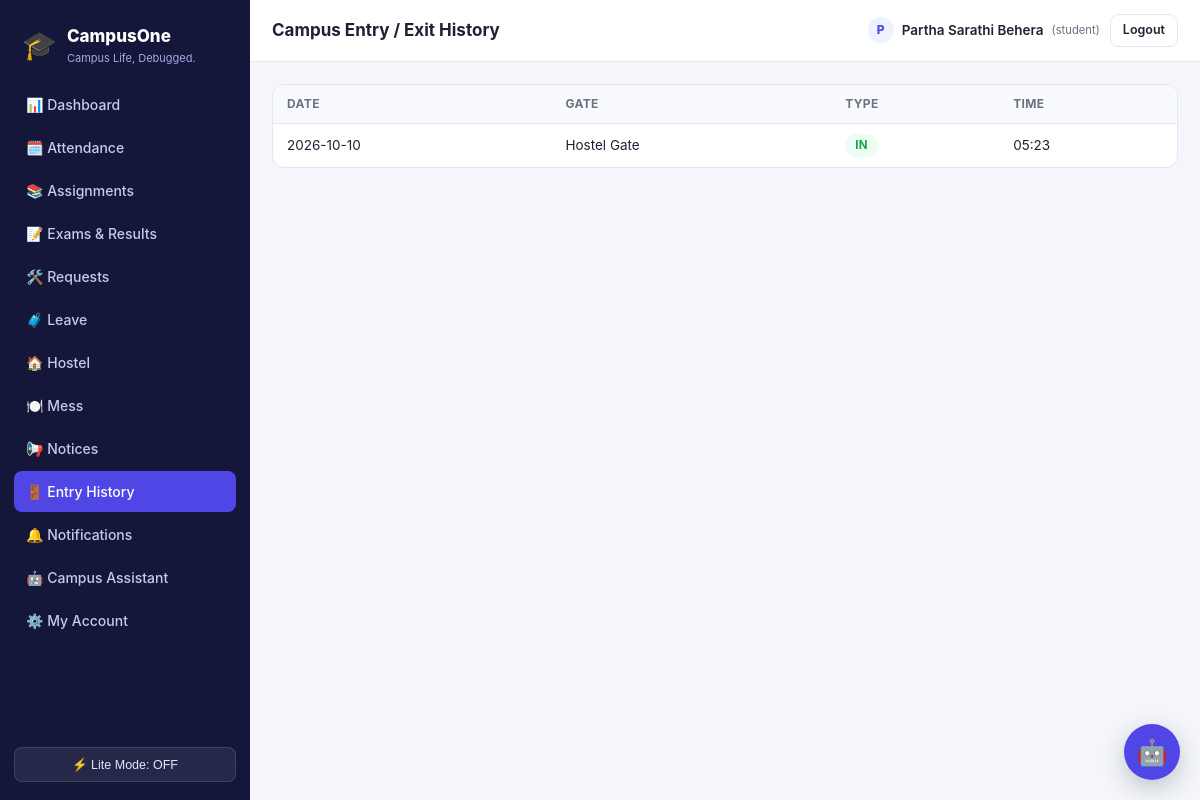
The page /student/entry-history (signed in) on the database its author committed.
### tables this page shows
CREATE TABLE entry_logs (
    id INTEGER PRIMARY KEY AUTOINCREMENT,
    student_id INTEGER REFERENCES students(id),
    college_id TEXT,
    gate TEXT DEFAULT 'Main Gate',
    entry_type TEXT CHECK(entry_type IN ('IN','OUT')),
    timestamp TEXT DEFAULT (datetime('now')),
    operator_id INTEGER REFERENCES users(id)
);

### blueprints/student.py (the view)
@bp.route("/entry-history")
@role_required("student")
def entry_history():
    st = get_student()
    rows = query_db("SELECT * FROM entry_logs WHERE student_id = ? ORDER BY timestamp DESC LIMIT 100", (st["id"],))
    return render_template("student/entry_history.html", entries=rows)

### blueprints/student.py (called while the page is built)
def get_student():
    return query_db("SELECT * FROM students WHERE user_id = ?", (session["user_id"],), one=True)

### utils/auth_utils.py (called while the page is built)
def role_required(*roles):
    def decorator(view):
        @functools.wraps(view)
        def wrapped(**kwargs):
            if session.get("user_id") is None:
                return redirect(url_for("auth.login", next=request.path))
            if session.get("role") not in roles:
                abort(403)
            return view(**kwargs)
        return wrapped
    return decorator

def gen_csrf_token():
    if "csrf_token" not in session:
        session["csrf_token"] = secrets.token_hex(16)
    return session["csrf_token"]

### utils/db.py (called while the page is built)
def get_db():
    if "db" not in g:
        g.db = sqlite3.connect(current_app.config["DATABASE"], detect_types=sqlite3.PARSE_DECLTYPES)
        g.db.row_factory = sqlite3.Row
        g.db.execute("PRAGMA foreign_keys = ON")
    return g.db

def query_db(query, args=(), one=False):
    cur = get_db().execute(query, args)
    rv = cur.fetchall()
    cur.close()
    return (rv[0] if rv else None) if one else rv

### templates/student/entry_history.html (shortened to what this page needs)
{% extends "base.html" %}
{% block page_title %}Campus Entry / Exit History{% endblock %}
{% block content %}
<div class="table-wrap">
  <table>
    <thead><tr><th>Date</th><th>Gate</th><th>Type</th><th>Time</th></tr></thead>
    <tbody>
    {% for e in entries %}
      <tr>
        <td>{{ e.timestamp[:10] }}</td>
        <td>{{ e.gate }}</td>
        <td><span class="badge {{ 'badge-success' if e.entry_type == 'IN' else 'badge-neutral' }}">{{ e.entry_type }}</span></td>
        <td>{{ e.timestamp[11:16] }}</td>
      </tr>
    {% else %}
      <tr><td colspan="4" class="muted">No entry/exit records yet.</td></tr>
    {% endfor %}
    </tbody>
  </table>
</div>
{% endblock %}

### static/css/style.css (style rules this page uses)
:root { --bg: #f4f6fb; --surface: #ffffff; --surface-2: #f8f9fc; --border: #e4e7f0; --text: #1e2233; --text-muted: #6b7280; --primary: #4f46e5; --primary-dark: #4338ca; --primary-light: #eef2ff; --success: #16a34a; --success-bg: #ecfdf3; --warning: #d97706; --warning-bg: #fffbeb; --danger: #dc2626; --danger-bg: #fef2f2; --info: #0891b2; --info-bg: #ecfeff; --radius: 12px; --radius-sm: 8px; --shadow: 0 1px 2px rgba(16,24,40,.06), 0 1px 3px rgba(16,24,40,.08); --sidebar-w: 250px; }
* { box-sizing: border-box; }
html, body { height: 100%; }
body { margin: 0; font-family: -apple-system, BlinkMacSystemFont, "Segoe UI", Roboto, Helvetica, Arial, sans-serif; background: var(--bg); color: var(--text); font-size: 15px; line-height: 1.5; }
.table-wrap { overflow-x: auto; border-radius: var(--radius); border: 1px solid var(--border); background: var(--surface); }
table { width: 100%; border-collapse: collapse; font-size: 13.5px; min-width: 480px; }
th, td { text-align: left; padding: 10px 14px; border-bottom: 1px solid var(--border); white-space: nowrap; }
th { background: var(--surface-2); font-weight: 700; font-size: 12px; text-transform: uppercase; letter-spacing: .03em; color: var(--text-muted); }
tr:last-child td { border-bottom: none; }
.badge { display: inline-block; padding: 3px 10px; border-radius: 999px; font-size: 11.5px; font-weight: 700; text-transform: uppercase; letter-spacing: .02em; }
.badge-success { background: var(--success-bg); color: var(--success); }

### rows shown on the page
entry_logs: timestamp "2026-10-10", gate "Hostel Gate", entry_type "IN", timestamp "05:23"

### other values the page prints
{{ app_name }} "CampusOne"
{{ tagline }} "Campus Life, Debugged."
{{ '🐢 Lite Mode: ON' if lite_mode else '⚡ Lite Mode: OFF' }} "⚡ Lite Mode: OFF"
{{ session.name[0]|upper }} "P"
{{ session.name }} "Partha Sarathi Behera"
{{ session.role }} "student"
